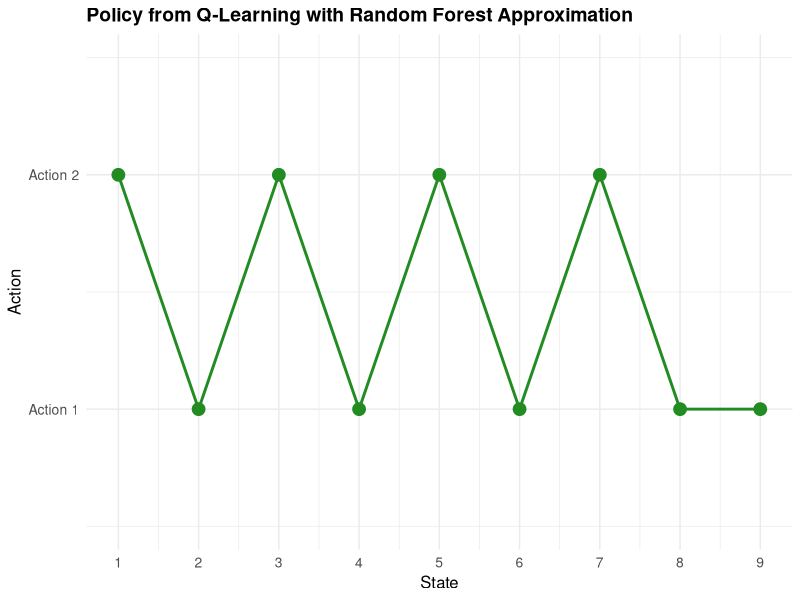
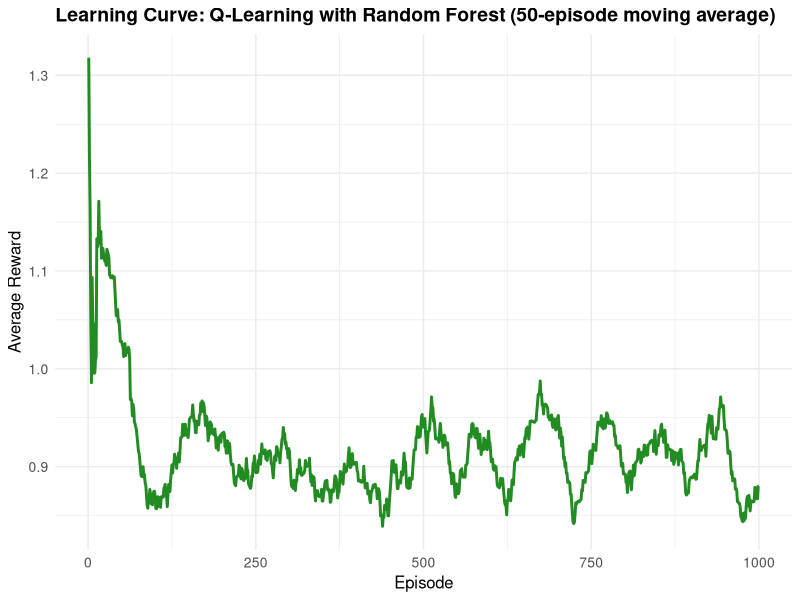
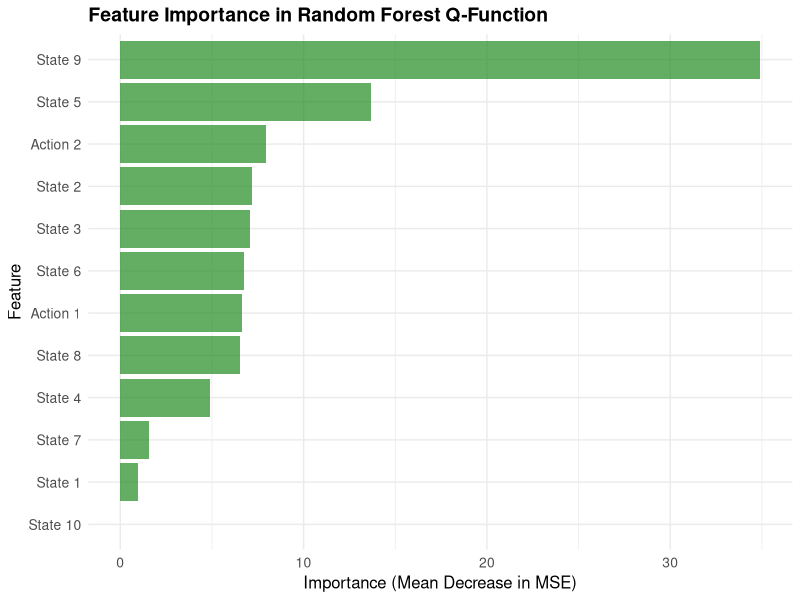

Generate these figures, in order, with R:
## ---- chunk 1
# Load required libraries
library(randomForest)
library(ggplot2)

# Environment setup (same as previous implementation)
n_states <- 10
n_actions <- 2
gamma <- 0.9
terminal_state <- n_states

# Environment: transition and reward models
set.seed(42)
transition_model <- array(0, dim = c(n_states, n_actions, n_states))
reward_model <- array(0, dim = c(n_states, n_actions, n_states))

for (s in 1:(n_states - 1)) {
  transition_model[s, 1, s + 1] <- 0.9
  transition_model[s, 1, sample(1:n_states, 1)] <- 0.1
  transition_model[s, 2, sample(1:n_states, 1)] <- 0.8
  transition_model[s, 2, sample(1:n_states, 1)] <- 0.2
  for (s_prime in 1:n_states) {
    reward_model[s, 1, s_prime] <- ifelse(s_prime == n_states, 1.0, 0.1 * runif(1))
    reward_model[s, 2, s_prime] <- ifelse(s_prime == n_states, 0.5, 0.05 * runif(1))
  }
}

transition_model[n_states, , ] <- 0
reward_model[n_states, , ] <- 0

# Sampling function
sample_env <- function(s, a) {
  probs <- transition_model[s, a, ]
  s_prime <- sample(1:n_states, 1, prob = probs)
  reward <- reward_model[s, a, s_prime]
  list(s_prime = s_prime, reward = reward)
}

# Feature encoding for Random Forest
encode_features <- function(s, a, n_states, n_actions) {
  state_vec <- rep(0, n_states)
  action_vec <- rep(0, n_actions)
  state_vec[s] <- 1
  action_vec[a] <- 1
  return(c(state_vec, action_vec))
}

n_features <- n_states + n_actions

# Q-Learning with Random Forest function approximation
q_learning_rf <- function(episodes = 1000, epsilon = 0.1, retrain_freq = 10, min_samples = 50) {
  # Initialize training data storage
  rf_data_x <- matrix(nrow = 0, ncol = n_features)
  rf_data_y <- numeric(0)
  rf_model <- NULL
  rewards <- numeric(episodes)
  
  for (ep in 1:episodes) {
    s <- sample(1:(n_states - 1), 1)  # Start from non-terminal state
    episode_reward <- 0
    
    while (TRUE) {
      # Predict Q-values for all actions
      q_preds <- sapply(1:n_actions, function(a) {
        x <- encode_features(s, a, n_states, n_actions)
        if (!is.null(rf_model)) {
          predict(rf_model, as.data.frame(t(x)))
        } else {
          runif(1)  # Random initialization
        }
      })
      
      # Epsilon-greedy action selection
      a <- if (runif(1) < epsilon) {
        sample(1:n_actions, 1)
      } else {
        which.max(q_preds)
      }
      
      # Take action and observe outcome
      out <- sample_env(s, a)
      s_prime <- out$s_prime
      r <- out$reward
      episode_reward <- episode_reward + r
      
      # Compute TD target
      q_next <- if (s_prime == terminal_state) {
        0
      } else {
        max(sapply(1:n_actions, function(a_) {
          x_next <- encode_features(s_prime, a_, n_states, n_actions)
          if (!is.null(rf_model)) {
            predict(rf_model, as.data.frame(t(x_next)))
          } else {
            0
          }
        }))
      }
      
      target <- r + gamma * q_next
      
      # Store training example
      x <- encode_features(s, a, n_states, n_actions)
      rf_data_x <- rbind(rf_data_x, x)
      rf_data_y <- c(rf_data_y, target)
      
      # Retrain Random Forest periodically
      if (nrow(rf_data_x) >= min_samples && ep %% retrain_freq == 0) {
        rf_model <- randomForest(
          x = as.data.frame(rf_data_x),
          y = rf_data_y,
          ntree = 100,
          nodesize = 5,
          mtry = max(1, floor(n_features / 3))
        )
      }
      
      if (s_prime == terminal_state) break
      s <- s_prime
    }
    
    rewards[ep] <- episode_reward
  }
  
  # Derive final policy
  policy <- sapply(1:(n_states-1), function(s) {
    if (!is.null(rf_model)) {
      q_vals <- sapply(1:n_actions, function(a) {
        x <- encode_features(s, a, n_states, n_actions)
        predict(rf_model, as.data.frame(t(x)))
      })
      which.max(q_vals)
    } else {
      1  # Default action
    }
  })
  
  list(model = rf_model, policy = c(policy, NA), rewards = rewards, 
       training_data = list(x = rf_data_x, y = rf_data_y))
}

# Run Q-Learning with Random Forest approximation
set.seed(42)
rf_result <- q_learning_rf(episodes = 1000, epsilon = 0.1, retrain_freq = 10)
rf_policy <- rf_result$policy
rf_rewards <- rf_result$rewards

# Create policy visualization
policy_df <- data.frame(
  State = 1:n_states,
  Policy = rf_policy,
  Algorithm = "Q-Learning RF"
)

policy_plot_rf <- ggplot(policy_df[1:(n_states-1), ], aes(x = State, y = Policy)) +
  geom_point(size = 4, color = "forestgreen") +
  geom_line(color = "forestgreen", linewidth = 1) +
  theme_minimal() +
  labs(
    title = "Policy from Q-Learning with Random Forest Approximation",
    x = "State", 
    y = "Action"
  ) +
  scale_x_continuous(breaks = 1:n_states) +
  scale_y_continuous(breaks = 1:n_actions, labels = c("Action 1", "Action 2"), limits = c(0.5, 2.5)) +
  theme(
    plot.title = element_text(size = 14, face = "bold"),
    axis.title = element_text(size = 12),
    axis.text = element_text(size = 10)
  )

# Compare cumulative rewards with moving average
rewards_smooth <- numeric(length(rf_rewards))
window_size <- 50
for (i in 1:length(rf_rewards)) {
  start_idx <- max(1, i - window_size + 1)
  rewards_smooth[i] <- mean(rf_rewards[start_idx:i])
}

reward_df_rf <- data.frame(
  Episode = 1:1000,
  Reward = rewards_smooth,
  Algorithm = "Q-Learning RF"
)

reward_plot_rf <- ggplot(reward_df_rf, aes(x = Episode, y = Reward)) +
  geom_line(color = "forestgreen", linewidth = 1) +
  theme_minimal() +
  labs(
    title = "Learning Curve: Q-Learning with Random Forest (50-episode moving average)",
    x = "Episode",
    y = "Average Reward"
  ) +
  theme(
    plot.title = element_text(size = 14, face = "bold"),
    axis.title = element_text(size = 12),
    axis.text = element_text(size = 10)
  )

# Display plots
print(policy_plot_rf)
print(reward_plot_rf)

# Feature importance analysis
if (!is.null(rf_result$model)) {
  importance_df <- data.frame(
    Feature = c(paste("State", 1:n_states), paste("Action", 1:n_actions)),
    Importance = importance(rf_result$model)[, 1]
  )
  
  importance_plot <- ggplot(importance_df, aes(x = reorder(Feature, Importance), y = Importance)) +
    geom_col(fill = "forestgreen", alpha = 0.7) +
    coord_flip() +
    theme_minimal() +
    labs(
      title = "Feature Importance in Random Forest Q-Function",
      x = "Feature",
      y = "Importance (Mean Decrease in MSE)"
    ) +
    theme(
      plot.title = element_text(size = 14, face = "bold"),
      axis.title = element_text(size = 12),
      axis.text = element_text(size = 10)
    )
  
  print(importance_plot)
}

# Model diagnostics
cat("Random Forest Model Summary:\n")
cat("Number of trees:", rf_result$model$ntree, "\n")
cat("Training examples:", nrow(rf_result$training_data$x), "\n")
cat("Final OOB error:", tail(rf_result$model$mse, 1), "\n")
